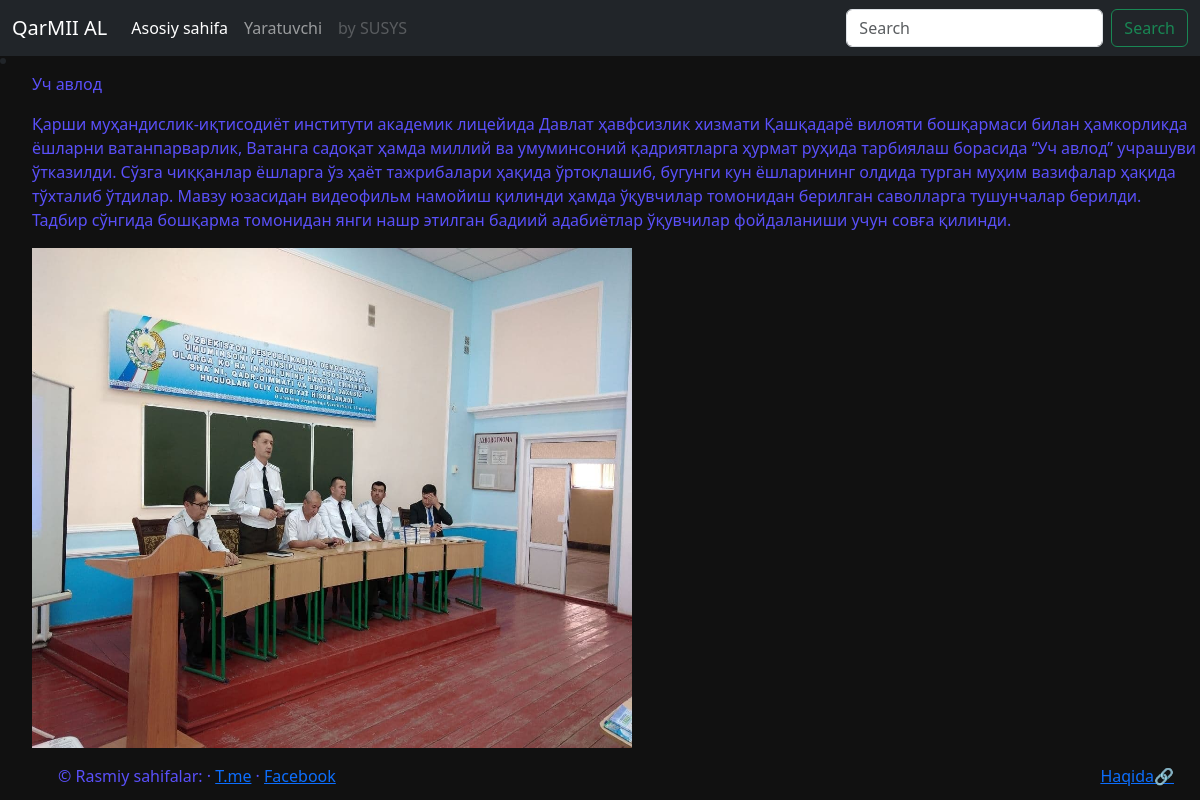
Page /single/post2 on the committed database.
### backend/models.py (models this page shows, shortened)
class Post(models.Model):
    title = models.CharField(max_length=50)
    discription = models.TextField()
    slug = models.SlugField(max_length=20)
    image = models.ImageField(upload_to='images/',default='images/default.png')

### backend/views.py (the view)
# urls.py: path('single/<slug:slug>',views.single, name='single'),
def single(request, slug):
    data = Post.objects.get(slug=slug)
    return render(request, 'single.html',{'post': data})

### template/single.html
{% extends 'base.html' %}
{% block content %}
<li>
<ol>
<p>{{post.title}}</p>
<p>{{post.discription}}</p>
<p><img src="{{post.image.url}}" alt='' width="600" height="500"></p>
{% endblock content %}

### template/base.html (style rules this page uses)
body { background-color: #111111; margin: 0; }
p { color: rgb(90, 80, 250); }

### rows in the picture
Post: title "Уч авлод", discription "Қарши муҳандислик-иқтисодиёт институти академик лицейида Давлат ҳавфсизлик хизмати Қашқадарё вилояти бошқармаси билан ҳамкорликда ёшларни ватанпарварлик, Ватанга садоқат ҳамда миллий ва умуминсоний қадриятларга ҳурмат руҳида тарбиялаш борасида “Уч авлод” учрашуви ўтказилди. Сўзга чиққанлар ёшларга ўз ҳаёт тажрибалари ҳақида ўртоқлашиб, бугунги кун ёшларининг олдида турган муҳим вазифалар ҳақида тўхталиб ўтдилар. Мавзу юзасидан видеофильм намойиш қилинди ҳамда ўқувчилар томонидан берилган саволларга тушунчалар берилди. Тадбир сўнгида бошқарма томонидан янги нашр этилган бадиий адабиётлар ўқувчилар фойдаланиши учун совға қилинди.", image (picture)
